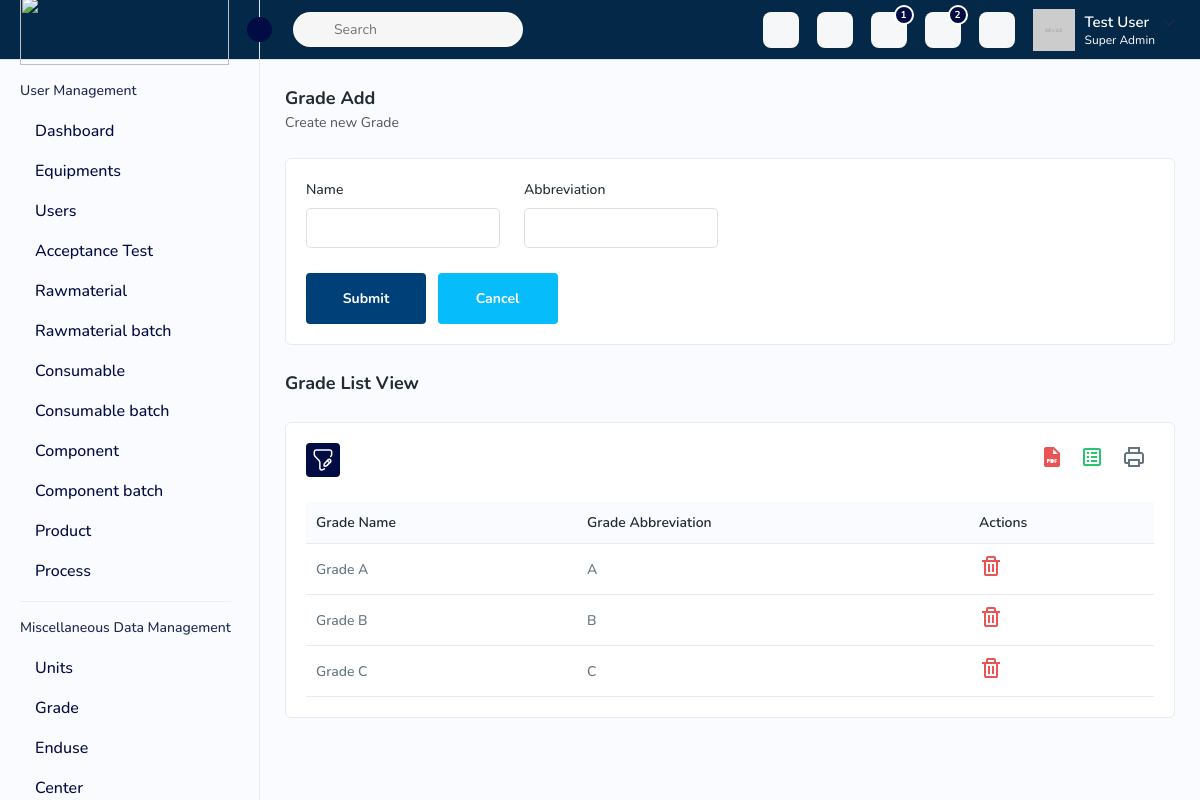
The app's page /grade/ with its own data.
### qdpc_core_models/models/grade.py (models this page shows)
class Grade(models.Model):
    id = models.AutoField(primary_key=True)
    name = models.CharField(max_length=50, unique=True)
    abbreviation = models.CharField(max_length=10)

### qdpc/views/grade.py (the view, shortened to what this page needs)
# urls.py: path('grade/', GradeView.as_view(), name='grade-list'),
class GradeView(BaseModelViewSet):
    def get(self, request, format=None):
        grades = Grade.objects.all()
        serializer = GradeSerializer(grades, many=True)
        context={
            'grades': serializer.data,
        }
        print(context)
        return render(request, 'grade.html',context)

### templates/grade.html (shortened to what this page needs)
{% extends 'index.html' %}
{% block content %}
{% load static %}
		<div class="page-wrapper">
			<div class="content">
				<div class="page-header">
					<div class="page-title">
						<h4>Grade Add</h4>
						<h6>Create new Grade</h6>
					</div>
				</div>
				<div class="card">
					<div class="card-body">
						<div class="row">
							<div class="col-lg-3 col-sm-6 col-12">
								<div class="form-group">
									<label> Name</label>
									<input type="text" id="grade_name" name="grade_name" class="form-control">
								</div>
							</div>
							<div class="col-lg-3 col-sm-6 col-12">
								<div class="form-group">
									<label> Abbreviation</label>
									<input type="text" id="grade_abbreviation" name="grade_abbreviation" class="form-control">
								</div>
							</div>
							<div class="col-lg-12">
								<a href="grade.html" id="submit-btn" class="btn btn-submit me-2">Submit</a>
								<a href="{% url 'grade-list' %}" class="btn btn-cancel">Cancel</a>
							</div>
						</div>
					</div>
				</div>
				<div class="page-header">
					<div class="page-title">
						<h4>Grade List View</h4>
					</div>
				</div>
				<div class="card">
					<div class="card-body">
						<div class="table-top">
							<div class="search-set">
								<div class="search-path">
									<a class="btn btn-filter" id="filter_search">
										<img src="{% static 'assets/img/icons/filter.svg' %}" alt="img">
									</a>
								</div>
								<div class="search-input">
									<a class="btn btn-searchset"><img
											src="{% static 'assets/img/icons/search-white.svg' %}" alt="img"></a>
								</div>
							</div>
							<div class="wordset">
								<ul>
									<li>
										<a data-bs-toggle="tooltip" data-bs-placement="top" title="pdf"><img
												src="{% static 'assets/img/icons/pdf.svg' %}" alt="img"></a>
									</li>
									<li>
										<a data-bs-toggle="tooltip" data-bs-placement="top" title="excel"><img
												src="{% static 'assets/img/icons/excel.svg' %}" alt="img"></a>
									</li>
									<li>
										<a data-bs-toggle="tooltip" data-bs-placement="top" title="print"><img
												src="{% static 'assets/img/icons/printer.svg' %}" alt="img"></a>
									</li>
								</ul>
							</div>
						</div>
						{% if grades %}
<div class="table-responsive">
    <table class="table datanew">
        <thead>
            <tr>
                <th>Grade Name</th>
                <th>Grade Abbreviation</th>
                <th>Actions</th>
            </tr>
        </thead>
        <tbody>
            {% for grade in grades %}
            <tr>
                <td>{{ grade.name }}</td>
                <td>{{ grade.abbreviation }}</td>
                <td>
                    <a id="delete-grade-btn" data-id="{{ grade.id }}">
                        <img src="{% static 'assets/img/icons/delete.svg' %}" alt="delete">
                    </a>
                </td>
            </tr>
            {% endfor %}
        </tbody>
    </table>
</div>
{% endif %}
					</div>
				</div>
			</div>
{% endblock %}

### records on screen
Grade: name "Grade A"
Grade: name "Grade B"
Grade: name "Grade C"

### other values on screen
{{ grade.abbreviation }} "A" "B" "C"
